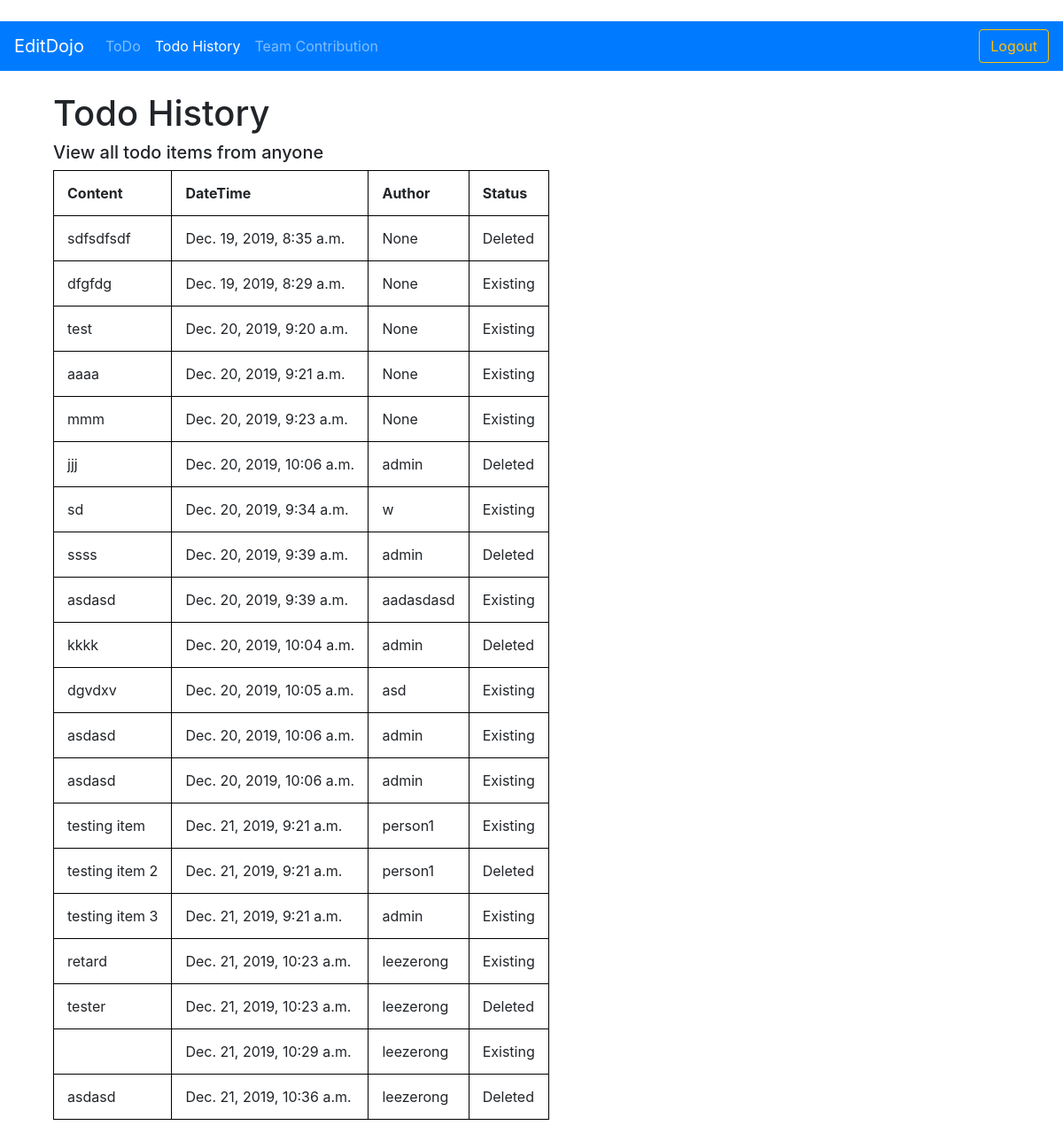
/todo/history/ (signed in), run on an earlier commit of the app's database.
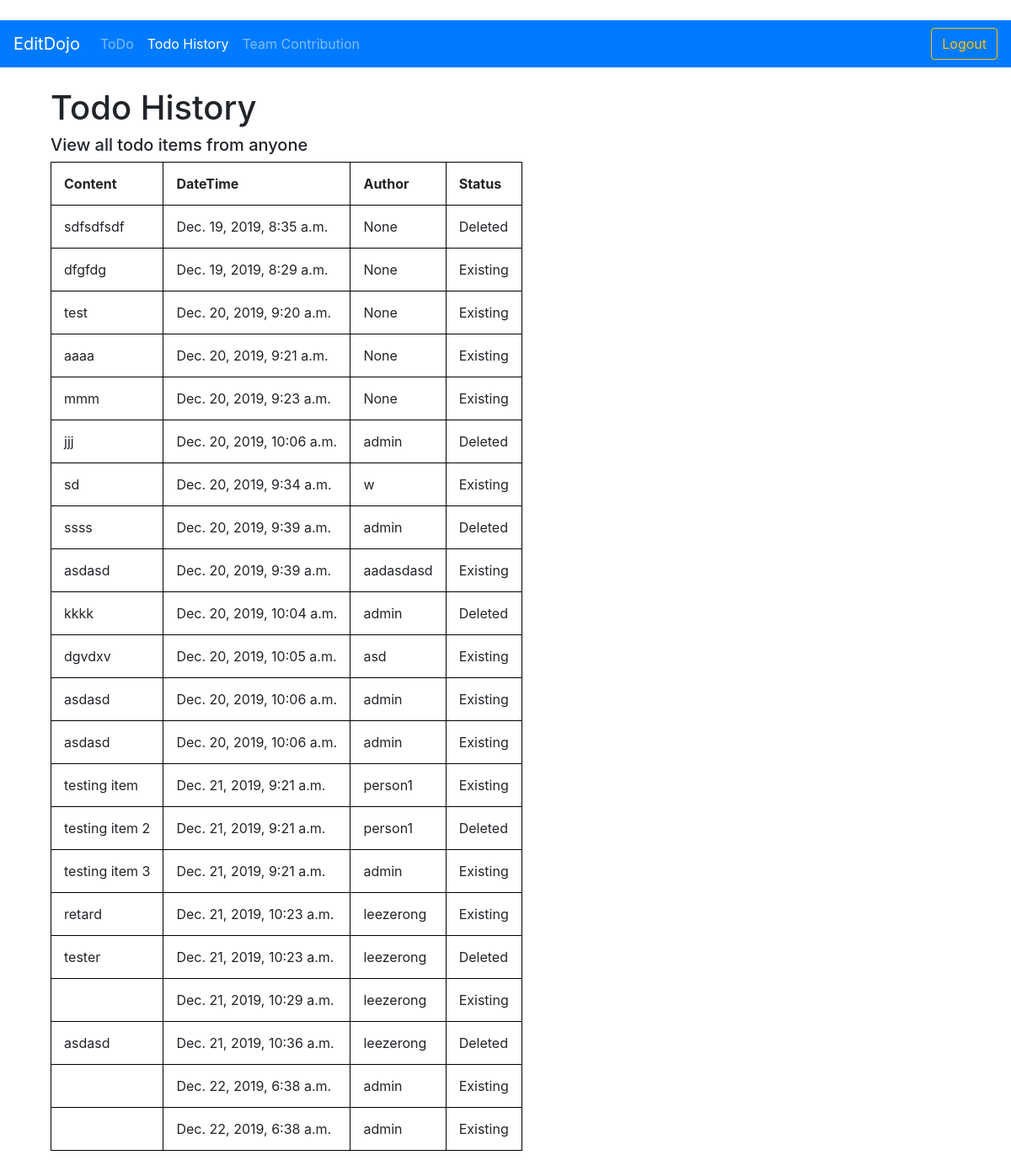
And on a later commit of the database.
### todo/models.py (models this page shows)
class TodoItem(models.Model):
    content = models.TextField()
    date_created = models.DateTimeField(auto_now=True)
    status = models.BooleanField(default=True)
    author = models.CharField(max_length=30, null = True)

### todo/views.py (the view)
# urls.py: path('todo/history/', historyTodo),
def historyTodo(request):
    all_todo_items=TodoItem.objects.all()
    return render(request,'todohistory.html',
        {'all_items':all_todo_items, 'todo_history': 'active'})

### templates/todohistory.html (shortened to what this page needs)
{% extends 'base.html' %}
{% block content %}
{% if user.is_authenticated %}
<div class="container">
    <h1>Todo History</h1>
    <h5>View all todo items from anyone</h5>
    <table style="width 100">
        <tr>
            <th>Content</th>
            <th>DateTime</th>
            <th>Author</th>
            <th>Status</th>
        </tr>
        <tr>
            {% for todo_item in all_items %}
            <td>
                {{ todo_item.content }}
            </td>
            <td>
                {{ todo_item.date_created }}
            </td>
            <td>
                {{ todo_item.author }}
            </td>
            <td>
                {% if todo_item.status == True%}
                Existing
                {% else %}
                Deleted
                {% endif %}
            </td>
        </tr>
        {% endfor %}
    </table>
</div>
{% else %}
  <p>You are not logged in.</p>
  <a href="{% url 'login' %}">Login Here!</a>
{% endif %}
{% endblock %}

What changed in the data, as far as the page shows it:
added TodoItem: date_created "Dec. 22, 2019, 6:38 a.m.", author "admin", status "Existing"
added TodoItem: date_created "Dec. 22, 2019, 6:38 a.m.", author "admin", status "Existing"
